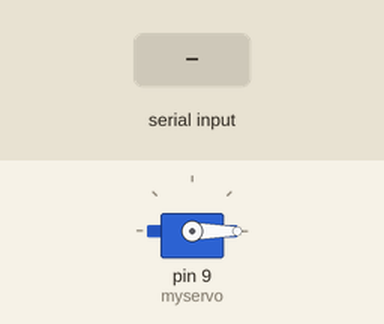
The sketch below on a simulated Arduino Uno, built with avr-gcc and run on an emulated ATmega328P. On the bench: servo. The test bench sets the inputs (shaded band). What the sketch prints to the serial monitor is not drawn.

Above: at 2.2 s.
2.3 s: "1" received over Serial
At 2.6 s:
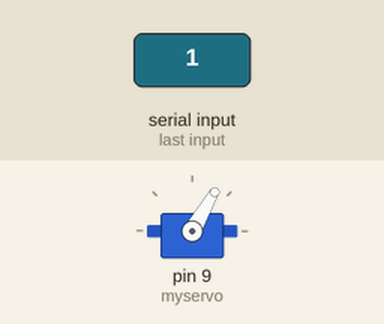
Timing chart, 0 to 5.3 s (numbered marks = the images above; inputs shaded):
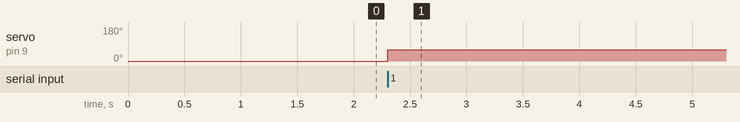

The sketch:

Bluetooth_door_lock_code.ino
```cpp
#include<Servo.h>
Servo myservo;
int pos = 0;
int state;
 int flag=0;
void setup()
{
myservo.attach(9);
Serial.begin(9600);
myservo.write(0);
delay(1000);
}
void loop()
{
if(Serial.available() > 0)
{
state = Serial.read();
flag=0;
}     // if the state is '0' the DC motor will turn off
if (state == '0')
{
myservo.write(0);
delay(1000);
Serial.println("Door Locked");
}
else if (state == '1')
{
myservo.write(60);
delay(1000);
Serial.println("Door UnLocked");
delay(5000);
}
}
```

Measured:
- after the input at 2.3 s, servo on pin 9 (myservo): 0° → 60° at once
